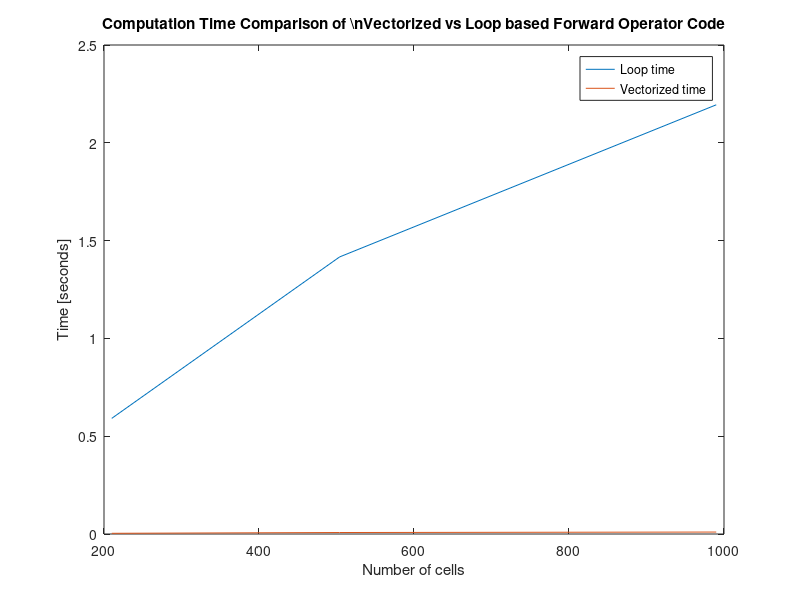

Write the MATLAB code that produced this figure.
clear all
close all
% Set up dimensions

N = 6:2:10;
%N = 10;
% Outer Test loop
for tt = 1:length(N)
    x = linspace(5, 6, N(tt))';
    y = linspace(5, 6, N(tt) + 1)';
    z = linspace(5, 6, N(tt) - 1)';
    
    n1 = length(z);
    n2 = length(x);
    n3 = length(y);
    nnn = n1 * n2 * n3;
    
    Nnn(tt) = nnn;
    
    dx = x(2) - x(1);
    dy = y(2) - y(1);
    dz = z(2) - z(1);
    
    [ObsX, ObsY] = meshgrid(5 : 1/10 : 6, 5 : 1/10 : 6);
    ObsZ = zeros(size(ObsX)) + 0.5;
    nobs = numel(ObsX(:));
    
    h = dx*dy*dz;
    
    
    %% Loop Code
    tic
    g = zeros(n1, n2, n3);
    G = zeros(nnn, nobs);
    count = 1;
    for kk = 1:nobs
        for iy = 1 : n3
            for ix = 1 : n2
                for iz = 1 : n1
                    g(iz, ix, iy) =((z(iz) - ObsZ(kk) )*h)*1/(((x(ix)-ObsX(kk))^2 + (y(iy) - ObsY(kk))^2 + (z(iz) - ObsZ(kk))^2).^(3/2));
                end
            end
        end
        G(:,count) = g(:);%reshape(g,[nnn,1]);
        count = count +1;
    end
    loopt(tt) = toc; %#ok<*SAGROW>
    
    %% Vectorized Code
    tic
    e = @ (n) ones(n, 1);
    % Scale up dimensions to 3D
    kron3 = @(a, b, c)  kron(a, kron(b, c));
    % Kron observations to size G
    kronobs = @(obs) kron( e(nnn), obs(:)' );
    % Kron dimensions to size G
    Z = (kron( e(nobs)', kron3( e(n3), e(n2), z)) - kronobs(ObsZ));
    X = (kron( e(nobs)', kron3( e(n3), x, e(n1))) - kronobs(ObsX));
    Y = (kron( e(nobs)', kron3( y, e(n2), e(n1))) - kronobs(ObsY));
    R = (X.^2 + Y.^2 + Z.^2).^(3/2);
    G2 = Z * h .* 1./R;
    
    vect(tt) = toc;
     
end

figure()
fprintf('Norm of (Loop code - Vec code) is %f\n', norm(G - G2))
plot(Nnn, loopt, Nnn, vect)
legend('Loop time', 'Vectorized time')
title('Computation Time Comparison of \nVectorized vs Loop based Forward Operator Code')
ylabel('Time [seconds]')
xlabel('Number of cells')